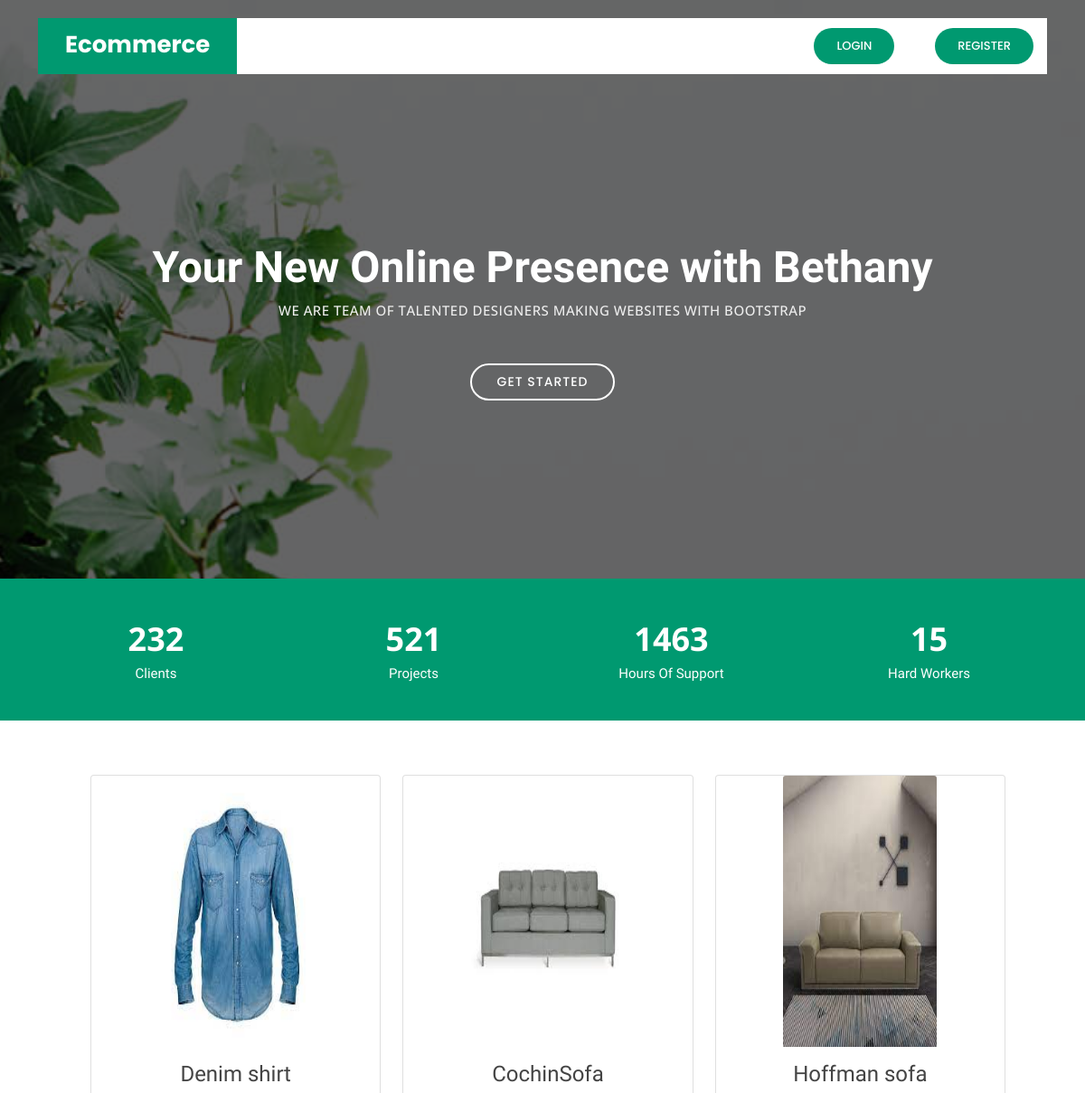
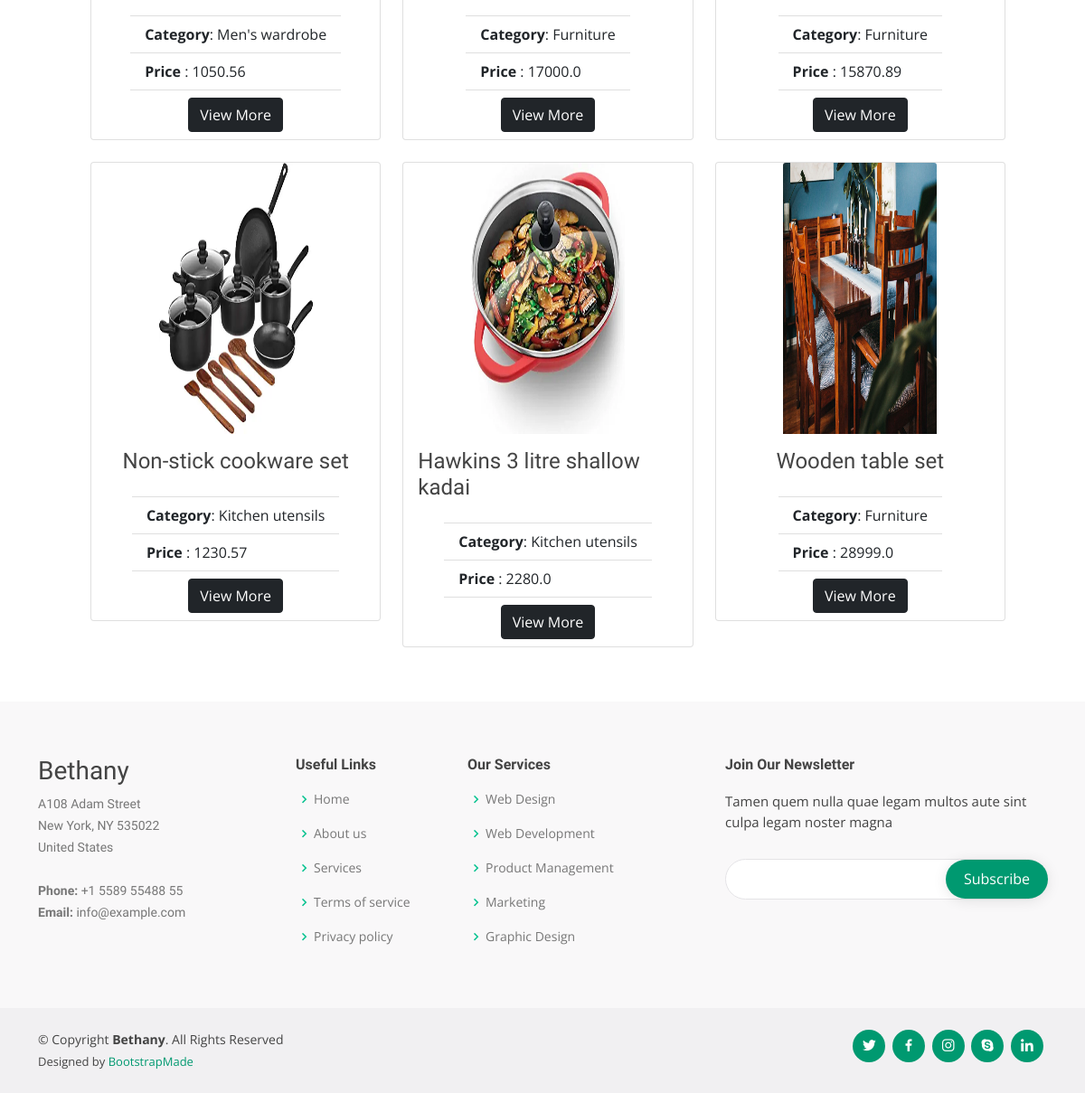
The page / on the database its author committed (2 pictures, top to bottom).
### core/models.py (models this page shows, shortened)
class Product(models.Model):
    name=models.CharField(max_length=100)
    category = models.ForeignKey('Category', on_delete=models.CASCADE)
    desc = models.TextField()
    price = models.FloatField(default=0.0)
    product_available_count = models.IntegerField(default=0)
    img = models.ImageField(upload_to='images/')

class Category(models.Model):
    category_name = models.CharField(max_length=200)

### core/views.py (the view)
# urls.py: path('',views.index,name="index"),
def index(request):
    products = Product.objects.all()
    return render(request,"core/index.html",{'products':products})

### templates/core/index.html (shortened to what this page needs)
<!DOCTYPE html>
{% load static %}
{% load cart_template_tag %}
<html lang="en">
<head>
  <link href="{% static 'core/vendor/aos/aos.css' %}" rel="stylesheet">
  <link href="{% static 'core/vendor/bootstrap/css/bootstrap.min.css' %}" rel="stylesheet">
  <link href="{% static 'core/vendor/bootstrap-icons/bootstrap-icons.css' %}" rel="stylesheet">
  <link href="{% static 'core/vendor/boxicons/css/boxicons.min.css' %}" rel="stylesheet">
  <link href="{% static 'core/vendor/glightbox/css/glightbox.min.css' %}" rel="stylesheet">
  <link href="{% static 'core/vendor/remixicon/remixicon.css' %}" rel="stylesheet">
  <link href="{% static 'core/vendor/swiper/swiper-bundle.min.css' %}" rel="stylesheet">
  <link href="{% static './core/css/ind.css' %}" rel="stylesheet">
</head>
<body>
  <header id="header" class="fixed-top d-flex align-items-center">
    <div class="container">
      <div class="header-container d-flex align-items-center justify-content-between">
        <div class="logo">
          <h1 class="text-light"><a href="index.html"><span>Ecommerce</span></a></h1>
        </div>
        <nav id="navbar" class="navbar">
          <ul>
            {% if user.is_authenticated %}
            <li><a class="nav-link scrollto active" href="#hero">Home</a></li>
            <li><a class="nav-link scrollto active" href="{% url 'orderlist' %}">Cart&nbsp;&nbsp;
            <div style="color: red;">{{request.user | cart_item_count }}</div>
            </a></li>
              {% if user.is_superuser %}
                <li><a class="nav-link scrollto active" href="{% url 'add_product' %}">Add Product</a></li>
              {% endif %}
            <li><a class="nav-link scrollto active" href="#hero">Welcome {{user.username}}</a></li>
            <li><a class="getstarted scrollto" href="{% url 'user_logout' %}">Logout</a></li>
            {% else %}
            <li><a class="getstarted scrollto" href="{% url 'user_login' %}">Login</a></li>
            <li><a class="getstarted scrollto" href="{% url 'user_register' %}">Register</a></li>
            {% endif %}
          </ul>
        </nav>
      </div>
    </div>
  </header>
  <section id="hero" class="d-flex align-items-center">
    <div class="container text-center position-relative" data-aos="fade-in" data-aos-delay="200">
      <h1>Your New Online Presence with Bethany</h1>
      <h2>We are team of talented designers making websites with Bootstrap</h2>
      <a href="#about" class="btn-get-started scrollto">Get Started</a>
    </div>
  </section>
  <main id="main">
    <section id="counts" class="counts">
      <div class="container">
        <div class="row counters">
          <div class="col-lg-3 col-6 text-center">
            <span data-purecounter-start="0" data-purecounter-end="232" data-purecounter-duration="1" class="purecounter"></span>
            <p>Clients</p>
          </div>
          <div class="col-lg-3 col-6 text-center">
            <span data-purecounter-start="0" data-purecounter-end="521" data-purecounter-duration="1" class="purecounter"></span>
            <p>Projects</p>
          </div>
          <div class="col-lg-3 col-6 text-center">
            <span data-purecounter-start="0" data-purecounter-end="1463" data-purecounter-duration="1" class="purecounter"></span>
            <p>Hours Of Support</p>
          </div>
          <div class="col-lg-3 col-6 text-center">
            <span data-purecounter-start="0" data-purecounter-end="15" data-purecounter-duration="1" class="purecounter"></span>
            <p>Hard Workers</p>
          </div>
        </div>
      </div>
    </section>
    <section id="about" class="about">
      <div class="row">
        <div class="container-fluid">
          <div class="row row-cols-1 row-cols-md-3 g-4">
            {% for product in products %}
            <div class="col">
              <div class="card align-items-center">
                <img src="{{product.img.url}}" class="card-img-top mx-auto d-block" alt="" />
                <div class="card-body">
                  <h4 class="card-title">{{product.name}}</h4>
                </div>
                <ul class="list-group list-group-flush">
                  <li class="list-group-item"><b>Category</b>: {{product.category.category_name}}</li>
                  <li class="list-group-item"><b>Price</b>   : {{product.price}}</li>
                </ul>
                <div class="card-footer" style="background-color: white;">
                  <a href="{% url 'product_desc' product.pk %}" class="btn btn-dark">View More</a>
                </div>
              </div>
            </div>
            {% endfor %}
          </div>
        </div>
      </div>
    </section>
  </main>
  <footer id="footer">
    <div class="footer-top">
      <div class="container">
        <div class="row">
          <div class="col-lg-3 col-md-6 footer-contact">
            <h3>Bethany</h3>
            <p>
              A108 Adam Street <br>
              New York, NY 535022<br>
              United States <br><br>
              <strong>Phone:</strong> +1 5589 55488 55<br>
              <strong>Email:</strong> info@example.com<br>
            </p>
          </div>
          <div class="col-lg-2 col-md-6 footer-links">
            <h4>Useful Links</h4>
            <ul>
              <li><i class="bx bx-chevron-right"></i> <a href="#">Home</a></li>
              <li><i class="bx bx-chevron-right"></i> <a href="#">About us</a></li>
              <li><i class="bx bx-chevron-right"></i> <a href="#">Services</a></li>
              <li><i class="bx bx-chevron-right"></i> <a href="#">Terms of service</a></li>
              <li><i class="bx bx-chevron-right"></i> <a href="#">Privacy policy</a></li>
            </ul>
          </div>
          <div class="col-lg-3 col-md-6 footer-links">
            <h4>Our Services</h4>
            <ul>
              <li><i class="bx bx-chevron-right"></i> <a href="#">Web Design</a></li>
              <li><i class="bx bx-chevron-right"></i> <a href="#">Web Development</a></li>
              <li><i class="bx bx-chevron-right"></i> <a href="#">Product Management</a></li>
              <li><i class="bx bx-chevron-right"></i> <a href="#">Marketing</a></li>
              <li><i class="bx bx-chevron-right"></i> <a href="#">Graphic Design</a></li>
            </ul>
          </div>
          <div class="col-lg-4 col-md-6 footer-newsletter">
            <h4>Join Our Newsletter</h4>
            <p>Tamen quem nulla quae legam multos aute sint culpa legam noster magna</p>
            <form action="" method="post">
              <input type="email" name="email"><input type="submit" value="Subscribe">
            </form>
          </div>
        </div>
      </div>
    </div>
    <div class="container d-md-flex py-4">
      <div class="me-md-auto text-center text-md-start">
        <div class="copyright">
          &copy; Copyright <strong><span>Bethany</span></strong>. All Rights Reserved
        </div>
        <div class="credits">
          Designed by <a href="https://bootstrapmade.com/">BootstrapMade</a>
        </div>
      </div>
      <div class="social-links text-center text-md-right pt-3 pt-md-0">
        <a href="#" class="twitter"><i class="bx bxl-twitter"></i></a>
        <a href="#" class="facebook"><i class="bx bxl-facebook"></i></a>
        <a href="#" class="instagram"><i class="bx bxl-instagram"></i></a>
        <a href="#" class="google-plus"><i class="bx bxl-skype"></i></a>
        <a href="#" class="linkedin"><i class="bx bxl-linkedin"></i></a>
      </div>
    </div>
  </footer>
</body>
</html>

### rows shown on the page
Product: img (picture), name "Denim shirt", category.category_name "Men's wardrobe", price "1050.56"
Product: img (picture), name "CochinSofa", category.category_name "Furniture", price "17000.0"
Product: img (picture), name "Hoffman sofa", category.category_name "Furniture", price "15870.89"
Product: img (picture), name "Non-stick cookware set", category.category_name "Kitchen utensils", price "1230.57"
Product: img (picture), name "Hawkins 3 litre shallow kadai", category.category_name "Kitchen utensils", price "2280.0"
Product: img (picture), name "Wooden table set", category.category_name "Furniture", price "28999.0"
